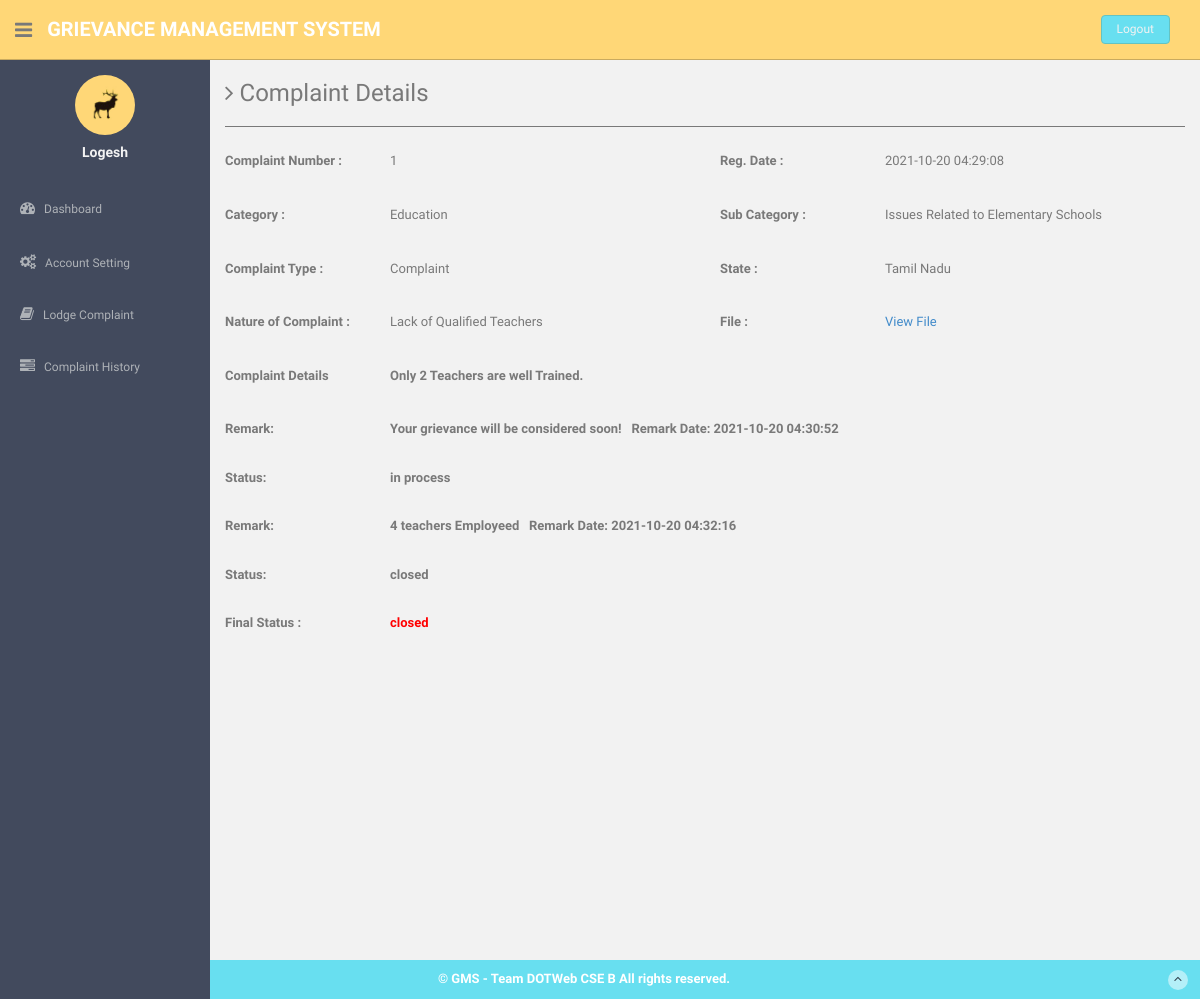
The page /users/complaint-details.php?cid=1 (signed in) on the database its author committed.
### tables this page shows
CREATE TABLE `users` (
  `id` int(11) NOT NULL,
  `fullName` varchar(255) DEFAULT NULL,
  `userEmail` varchar(255) DEFAULT NULL,
  `password` varchar(255) DEFAULT NULL,
  `contactNo` bigint(11) DEFAULT NULL,
  `address` tinytext DEFAULT NULL,
  `State` varchar(255) DEFAULT NULL,
  `country` varchar(255) DEFAULT NULL,
  `pincode` int(6) DEFAULT NULL,
  `userImage` varchar(255) DEFAULT NULL,
  `regDate` timestamp NOT NULL DEFAULT current_timestamp(),
  `updationDate` timestamp NOT NULL DEFAULT '0000-00-00 00:00:00' ON UPDATE current_timestamp(),
  `status` int(1) NOT NULL
);

CREATE TABLE `tblcomplaints` (
  `complaintNumber` int(11) NOT NULL,
  `userId` int(11) NOT NULL,
  `category` int(11) NOT NULL,
  `subcategory` varchar(255) NOT NULL,
  `complaintType` varchar(255) NOT NULL,
  `state` varchar(255) NOT NULL,
  `noc` varchar(255) NOT NULL,
  `complaintDetails` mediumtext NOT NULL,
  `complaintFile` varchar(255) DEFAULT NULL,
  `regDate` timestamp NOT NULL DEFAULT current_timestamp(),
  `status` varchar(50) DEFAULT NULL,
  `lastUpdationDate` timestamp NOT NULL DEFAULT '0000-00-00 00:00:00' ON UPDATE current_timestamp()
);

CREATE TABLE `category` (
  `id` int(11) NOT NULL,
  `categoryName` varchar(255) NOT NULL,
  `categoryDescription` longtext NOT NULL,
  `creationDate` timestamp NOT NULL DEFAULT current_timestamp(),
  `updationDate` varchar(255) NOT NULL
);

CREATE TABLE `complaintremark` (
  `id` int(11) NOT NULL,
  `complaintNumber` int(11) NOT NULL,
  `status` varchar(255) NOT NULL,
  `remark` mediumtext NOT NULL,
  `remarkDate` timestamp NOT NULL DEFAULT current_timestamp()
);

### users/complaint-details.php (the view, shortened to what this page needs)
<?php session_start();
include('includes/config.php');
if(strlen($_SESSION['login'])==0)
  {
header('location:index.php');
}
else{ ?>
<!DOCTYPE html>
<html lang="en">
  <head>
    <link href="assets/css/bootstrap.css" rel="stylesheet">
    <link href="assets/font-awesome/css/font-awesome.css" rel="stylesheet" />
    <link href="assets/css/style.css" rel="stylesheet">
    <link href="assets/css/style-responsive.css" rel="stylesheet">
  </head>
  <body>
  <section id="container" >
<?php include('includes/header.php');?>
<?php include('includes/sidebar.php');?>
      <section id="main-content">
          <section class="wrapper site-min-height">
          	<h3><i class="fa fa-angle-right"></i> Complaint Details</h3>
            <hr />
 <?php $query=mysqli_query($bd, "select tblcomplaints.*,category.categoryName as catname from tblcomplaints join category on category.id=tblcomplaints.category where userId='".$_SESSION['id']."' and complaintNumber='".$_GET['cid']."'");
while($row=mysqli_fetch_array($query))
{?>
          	<div class="row mt">
            <label class="col-sm-2 col-sm-2 control-label"><b>Complaint Number : </b></label>
          		<div class="col-sm-4">
          		<p><?php echo htmlentities($row['complaintNumber']);?></p>
          		</div>
<label class="col-sm-2 col-sm-2 control-label"><b>Reg. Date :</b></label>
              <div class="col-sm-4">
              <p><?php echo htmlentities($row['regDate']);?></p>
              </div>
          	</div>
<div class="row mt">
            <label class="col-sm-2 col-sm-2 control-label"><b>Category :</b></label>
              <div class="col-sm-4">
              <p><?php echo htmlentities($row['catname']);?></p>
              </div>
<label class="col-sm-2 col-sm-2 control-label"><b>Sub Category :</b> </label>
              <div class="col-sm-4">
              <p><?php echo htmlentities($row['subcategory']);?></p>
              </div>
            </div>
  <div class="row mt">
            <label class="col-sm-2 col-sm-2 control-label"><b>Complaint Type :</b></label>
              <div class="col-sm-4">
              <p><?php echo htmlentities($row['complaintType']);?></p>
              </div>
<label class="col-sm-2 col-sm-2 control-label"><b>State :</b></label>
              <div class="col-sm-4">
              <p><?php echo htmlentities($row['state']);?></p>
              </div>
            </div>
  <div class="row mt">
            <label class="col-sm-2 col-sm-2 control-label"><b>Nature of Complaint :</b></label>
              <div class="col-sm-4">
              <p><?php echo htmlentities($row['noc']);?></p>
              </div>
<label class="col-sm-2 col-sm-2 control-label"><b>File :</b></label>
              <div class="col-sm-4">
              <p><?php $cfile=$row['complaintFile'];
if($cfile=="" || $cfile=="NULL")
{
  echo htmlentities("File NA");
}
else{ ?>
<a href="complaintdocs/<?php echo htmlentities($row['complaintFile']);?>"> View File</a>
<?php } ?>
              </p>
              </div>
            </div>
 <div class="row mt">
            <label class="col-sm-2 col-sm-2 control-label"><b>Complaint Details </label>
              <div class="col-sm-10">
              <p><?php echo htmlentities($row['complaintDetails']);?></p>
              </div>
            </div>
<?php $ret=mysqli_query($bd, "select complaintremark.remark as remark,complaintremark.status as sstatus,complaintremark.remarkDate as rdate from complaintremark join tblcomplaints on tblcomplaints.complaintNumber=complaintremark.complaintNumber where complaintremark.complaintNumber='".$_GET['cid']."'");
while($rw=mysqli_fetch_array($ret))
{
?>
 <div class="row mt">
<label class="col-sm-2 col-sm-2 control-label"><b>Remark:</b></label>
              <div class="col-sm-10">
   <?php echo  htmlentities($rw['remark']); ?>&nbsp;&nbsp; <b>Remark Date: <?php echo  htmlentities($rw['rdate']); ?></b>
              </div>
            </div>
 <div class="row mt">
<label class="col-sm-2 col-sm-2 control-label"><b>Status:</b></label>
              <div class="col-sm-10">
 <?php echo  htmlentities($rw['sstatus']); ?>
              </div>
            </div>
<?php } ?>
 <div class="row mt">
<label class="col-sm-2 col-sm-2 control-label"><b>Final Status :</b></label>
              <div class="col-sm-4">
              <p style="color:red"><?php
if($row['status']=="NULL" || $row['status']=="" )
{
echo "Not Process yet";
} else{
              echo htmlentities($row['status']);
}
              ?></p>
              </div>
            </div>
<?php } ?>
		</section><! --/wrapper -->
      </section>
<?php include('includes/footer.php');?>
  </section>
  </body>
</html>
<?php } ?>

### users/includes/header.php
<header class="header black-bg">
             <div class="sidebar-toggle-box">
                 <div class="fa fa-bars tooltips" data-placement="right" data-original-title="Toggle Navigation"></div>
             </div>
           <a href="http://localhost/Grievance Management System/" class="logo"><b>Grievance Management System</b></a>
           <div class="top-menu">
           	<ul class="nav pull-right top-menu">
                   <li><a class="logout" href="logout.php">Logout</a></li>
           	</ul>
           </div>
       </header>

### users/includes/sidebar.php (shortened to what this page needs)
<aside>
          <div id="sidebar"  class="nav-collapse ">
              <ul class="sidebar-menu" id="nav-accordion">
              	  <p class="centered"><a href="profile.html"><img src="assets/img/ui-sam.jpg" class="img-circle" width="60"></a></p>
                   <?php $query=mysqli_query($bd, "select fullName from users where userEmail='".$_SESSION['login']."'");
 while($row=mysqli_fetch_array($query))
 {
 ?>
              	  <h5 class="centered"><?php echo htmlentities($row['fullName']);?></h5>
                  <?php } ?>
                  <li class="mt">
                      <a href="dashboard.php">
                          <i class="fa fa-dashboard"></i>
                          <span>Dashboard</span>
                      </a>
                  </li>
                  <li class="sub-menu">
                      <a href="javascript:;" >
                          <i class="fa fa-cogs"></i>
                          <span>Account Setting</span>
                      </a>
                  </li>
                  <li class="sub-menu">
                      <a href="register-complaint.php" >
                          <i class="fa fa-book"></i>
                          <span>Lodge Complaint</span>
                      </a>
                    </li>
                  <li class="sub-menu">
                      <a href="complaint-history.php" >
                          <i class="fa fa-tasks"></i>
                          <span>Complaint History</span>
                      </a>
                  </li>
              </ul>
          </div>
      </aside>

### users/includes/footer.php
<footer class="site-footer">
         <div class="text-center">
             &copy; GMS - Team DOTWeb CSE B All rights reserved.
             <a href="#" class="go-top">
                 <i class="fa fa-angle-up"></i>
             </a>
         </div>
     </footer>

### users/assets/css/style.css (style rules this page uses)
body { color: #797979; background: #f2f2f2; font-family: 'Ruda', sans-serif; padding: 0px !important; margin: 0px !important; font-size:13px; }
ul li { list-style: none; }
a, a:hover, a:focus { text-decoration: none; outline: none; }
#container { width: 100%; height: 100%; }
hr { margin-top: 20px; margin-bottom: 20px; border: 0; border-top: 1px solid #797979; }
.centered { text-align: center; }
.mt { margin-top: 25px; }
ul.top-menu > li > .logout { color: #f2f2f2; font-size: 12px; border-radius: 4px; -webkit-border-radius: 4px; border: 1px solid #64c3c2 !important; padding: 5px 15px; margin-right: 15px; background: #68dff0; margin-top: 15px; }
#sidebar { width: 210px; height: 100%; position: fixed; background: #424a5d; }
#sidebar h5 { color: #f2f2f2; font-weight: 700; }
#sidebar ul li { position: relative; }
ul.sidebar-menu , ul.sidebar-menu li ul.sub { margin: -2px 0 0; padding: 0; }
ul.sidebar-menu { margin-top: 75px; }
ul.sidebar-menu li { margin-bottom: 5px; margin-left:10px; margin-right:10px; }
ul.sidebar-menu li.sub-menu { line-height: 15px; }
ul.sidebar-menu li a span { display: inline-block; }
ul.sidebar-menu li a { color: #aeb2b7; text-decoration: none; display: block; padding: 15px 0 15px 10px; font-size: 12px; outline: none; -webkit-transition: all 0.3s ease; -moz-transition: all 0.3s ease; -o-transition: all 0.3s ease; -ms-transition: all 0.3s ease; transition: all 0.3s ease; }
ul.sidebar-menu li a i { font-size: 15px; padding-right: 6px; }
#main-content { margin-left: 210px; }
.header, .footer { min-height: 60px; padding: 0 15px; }
.header { position: fixed; left: 0; right: 0; z-index: 1002; }
.black-bg { background: #ffd777; border-bottom: 1px solid #c9aa5f; }
.wrapper { display: inline-block; margin-top: 60px; padding-left: 15px; padding-right: 15px; padding-bottom: 15px; padding-top: 0px; width: 100%; }
a.logo { font-size: 20px; color: #ffffff; float: left; margin-top: 15px; text-transform: uppercase; }
a.logo b { font-weight: 900; }
#top_menu .nav > li, ul.top-menu > li { float: left; }
ul.top-menu > li > a { color: #666666; font-size: 16px; border-radius: 4px; -webkit-border-radius: 4px; border:1px solid #666666 !important; padding: 2px 6px; margin-right: 15px; }
.sidebar-toggle-box { float: left; padding-right: 15px; margin-top: 20px; }
.sidebar-toggle-box .fa-bars { cursor: pointer; display: inline-block; font-size: 20px; }
label { font-weight: 400; }
.site-footer { background: #68dff0; color: #fff; padding: 10px 0; }
.go-top { margin-right: 1%; float: right; background: rgba(255,255,255,.5); width: 20px; height: 20px; border-radius: 50%; -webkit-border-radius: 50%; }
.go-top i { color: #2A3542; }
.site-min-height { min-height: 900px; }

### rows shown on the page
users: fullName "Logesh"
tblcomplaints: complaintNumber "1", regDate "2021-10-20 04:29:08", category.categoryName "Education", subcategory "Issues Related to Elementary Schools", complaintType "Complaint", state "Tamil Nadu", noc "Lack of Qualified Teachers", complaintDetails "Only 2 Teachers are well Trained.", status "closed"
complaintremark: remark "Your grievance will be considered soon!", remarkDate "2021-10-20 04:30:52", status "in process"
complaintremark: remark "4 teachers Employeed", remarkDate "2021-10-20 04:32:16", status "closed"
